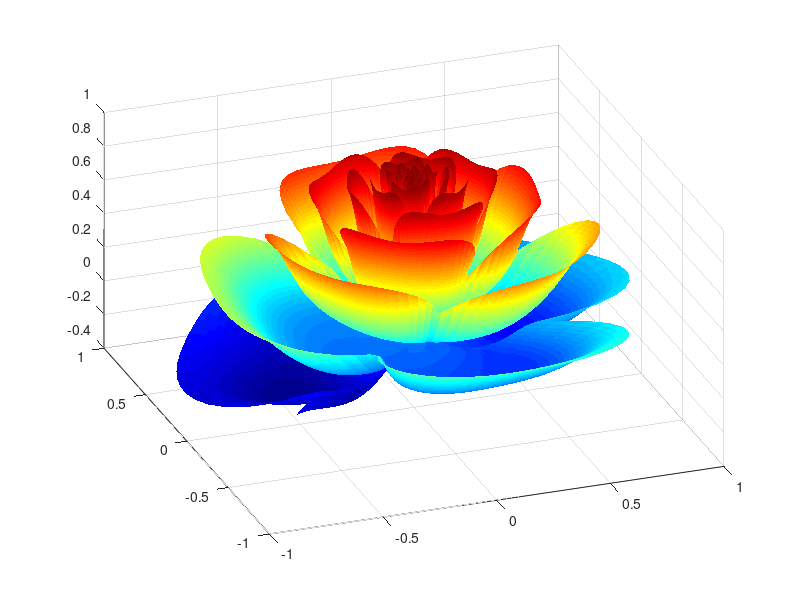

The MATLAB source for this figure:
clear all
clc
n = 1000;
A = 3;
B = 1;
C = 4.5;
r=linspace(0,1,n);
theta=linspace(-2,20*pi,n);
[R,THETA]=ndgrid(r,theta);
% define the number of petals we want per cycle. Roses have 3 and a bit.
petalNum=3.3;
x = 1 - (1/2)*((5/4)*(1 - mod(petalNum*THETA, 2*pi)/pi).^2 - 1/4).^2;
phi = (pi/2)*exp(-THETA/(C*pi));
y = A*(R.^2).*(B*R - 1).^2.*sin(phi);
R2 = x.*(R.*sin(phi) + y.*cos(phi));
X=R2.*sin(THETA);
Y=R2.*cos(THETA);
Z=x.*(R.*cos(phi)-y.*sin(phi));
clf
surf(X,Y,Z,'LineStyle','none')
view([-20 40])
colormap(jet)